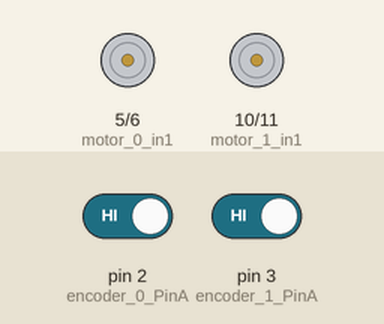
This sketch was run on a simulated Arduino Uno, built with avr-gcc and run on an emulated ATmega328P. On the bench: motor-driver pin pairs drawn as motors (green arrow = first pin HIGH = forward, orange = second pin HIGH = backward, longer = more drive). The inputs (shaded band) are chosen by the test bench; at power-on: pin 2 (encoder_0_PinA) HIGH, pin 3 (encoder_1_PinA) HIGH. What the sketch prints to the serial monitor is not drawn.

Above: at 0.1 s.
At 5.1 s:
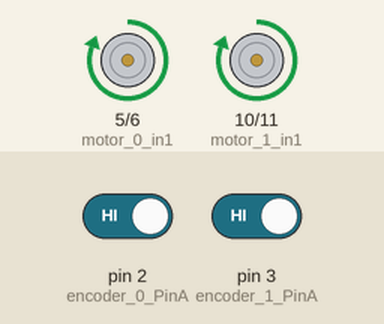
Timing chart, 0 to 6.6 s (numbered marks = the images above):
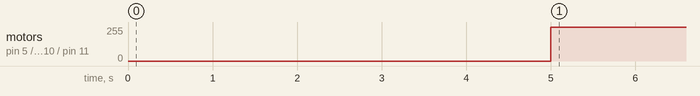

The sketch:

PID.ino
```cpp
#include <PID_v1.h>

#include <SoftwareSerial.h>

#include <ArduinoSTL.h>

//#include <ArduinoSTL.h>
//#include <PID_v1.h>
using namespace std;
// encoder 6000 rpm
vector<uint8_t> data_send;
vector<uint8_t> data_recevice;
// hardware robot
float encoder_relution=600; //pulse/cycle
float R=0.072,L=0.455;
float gear=6;
//pid for motor 1
double Pk1 = 2.0;
double Ik1 = 10;
double Dk1 = 0.05;

double Setpoint1, Input1, Output1, Output1a;  // PID variables
PID PID1(&Input1 ,&Output1, &Setpoint1, Pk1, Ik1, Dk1, DIRECT);  //PID setup

//pid for motor 2
double Pk2 = 2.0;
double Ik2 = 10;
double Dk2 = 0.05;

double Setpoint2, Input2, Output2, Output2a;  // PID variables
PID PID2(&Input2 ,&Output2, &Setpoint2, Pk2, Ik2, Dk2, DIRECT);  //PID setup

// linear and rotary robot m/s vs rad/s
float ax=0.5,aw=1.0;
float v_set1,v_set2;
float w_set1,w_set2;
float vr_set;
float vl_set;
float v_read,w_read,vr_read,vl_read,v_max;
float time_out_uart;
//
unsigned long currentMillis;
unsigned long previousMillis;
int looptime = 100,y;
float encoder1_count;
float encoder2_count;


// wheel encoder interrupt
#define encoder_0_PinA 2           // encoder 1
#define encoder_0_PinB 4

#define encoder_1_PinA 3          // encoder 2
#define encoder_1_PinB 7

#define motor_0_in1 5 //motor 1 input 1(pwm pin)
#define motor_0_in2 6//motor 1 input 2(pwm pin)

#define motor_1_in1 10 //motor 2 input 1(pwm pin)
#define motor_1_in2 11 //motor 2 input 2(pwm pin)

void setup() {
  //
  pinMode(motor_0_in1,OUTPUT);
  pinMode(motor_0_in2,OUTPUT);
  pinMode(motor_1_in1,OUTPUT);
  pinMode(motor_1_in2,OUTPUT);

  pinMode(encoder_0_PinA,INPUT_PULLUP);
  pinMode(encoder_0_PinB,INPUT_PULLUP);

  pinMode(encoder_1_PinA,INPUT_PULLUP);
  pinMode(encoder_1_PinB,INPUT_PULLUP);

  attachInterrupt(0,doencoderA, RISING); //left

  attachInterrupt(1,doencoderC, RISING); //right

  PID1.SetMode(AUTOMATIC);
  PID1.SetOutputLimits(-255,255);
  PID1.SetSampleTime(looptime);

  PID2.SetMode(AUTOMATIC);
  PID2.SetOutputLimits(-255,255);
  PID2.SetSampleTime(looptime);
  //
  Serial.begin(115200);
}
void serialEvent() {
  //statements
  static uint8_t data;
  data=(uint8_t)Serial.read();
  data_recevice.resize(data_recevice.size()+1);
  data_recevice[data_recevice.size()-1]=data;
  //
  if(data_recevice.size()>=16){
    if(data_recevice[data_recevice.size()-1]==0xff & data_recevice[data_recevice.size()-16]==0xff){
      // get data from uart
      v_set1=(float)data_recevice[1]/100;
      if(data_recevice[2]==0) v_set1=-v_set1;
      w_set1=(float)data_recevice[3]/100;
      if(data_recevice[4]==0) w_set1=-w_set1;
      data_recevice.resize(0);
      // sendata to pi
      static uint8_t data_send[16];
      data_send[0]=0xff;
            //
            data_send[1]=(uint8_t)(fabs(vl_read)*10);
            data_send[2]=(uint8_t)(fabs(vr_read)*10);
            data_send[3]=(uint8_t)(fabs(v_read)*100);
            data_send[4]=(uint8_t)(fabs(w_read)*100);
            //
            if(vl_read>0) data_send[5]=1;
            else data_send[5]=0;
            if(vr_read>0) data_send[6]=1;
            else data_send[6]=0;
            if(v_read>0) data_send[7]=1;
            else data_send[7]=0;
            if(w_read>0) data_send[8]=1;
            else data_send[8]=0;
      data_send[15]=0xff;
      //
      Serial.write(data_send,16);
      time_out_uart=0;
    }
  }
}
void loop(){
  //
  currentMillis = millis();
  if(currentMillis - previousMillis >= looptime) {
    previousMillis = currentMillis;
    time_out_uart+=(float)(looptime)/1000;
    if(time_out_uart>=2.0){
      v_set2=0;
      w_set2=0;
      v_set1=0;
      w_set1=0;
    }
    if(currentMillis >= 5000){
      y=255;
    }
//    if(currentMillis >= 15000){
//      y=130;
//    }
//    if(currentMillis >= 25000){
//      y=255;
//    }
    // acceleration for robot
    if(v_set1>v_set2) {
        v_set2+=ax*(float)(looptime)/1000;
        if(v_set2>v_set1) v_set2=v_set1;
    }
    if(v_set1<v_set2){
        v_set2-=ax*(float)(looptime)/1000;
        if(v_set2<v_set1) v_set2=v_set1;
    }
    if(w_set1>w_set2) {
            w_set2+=aw*(float)(looptime)/1000;
            if(w_set2>w_set1) w_set2=w_set1;
    }
    if(w_set1<w_set2){
        w_set2-=aw*(float)(looptime)/1000;
        if(w_set2<w_set1) w_set2=w_set1;
    }
    //v_set2=100;
    // w_set2=0.314;
    //
    vl_set=(2*v_set2-w_set2*L)/(2*R);
    vl_read=encoder1_count/encoder_relution*2*3.1415*1000/looptime;
    encoder1_count=0;
    Setpoint1 =vl_set;
    Input1 =vl_read;
    PID1.Compute();
    //
    vr_set=(2*v_set2+w_set2*L)/(2*R);
    vr_read=encoder2_count/encoder_relution*2*3.1415*1000/looptime;
    encoder2_count=0;
    Setpoint2 =vr_set;
    Input2 =vr_read;
    PID2.Compute();
    //drive motor
    //Motor 1
    Output1=y;
    Output2=y;
    Serial.println(Output1);
    Serial.println(Output2);
    if (Output1 > 0){
      Output1a = abs (Output1);
      analogWrite(motor_0_in1,(int)Output1a);
      analogWrite(motor_0_in2,0);
    }
    if (Output1 < 0){
      Output1a = abs (Output1);
      analogWrite(motor_0_in2,(int)Output1a);
      analogWrite(motor_0_in1,0);
    }
    //Motor 2
    if (Output2 > 0){
      Output2a = abs (Output2);
      analogWrite(motor_1_in1,(int)Output2a);
      analogWrite(motor_1_in2,0);
    }
    if (Output2 < 0){
      Output2a = abs (Output2);
      analogWrite(motor_1_in2,(int)Output2a);
      analogWrite(motor_1_in1,0);
    }

    // read v_read,w_read;
    v_read=R/2*(vr_read+vl_read);
    w_read=R/L*(vr_read-vl_read);
    v_max = Output1*0.16/255;
    Serial.print("Max:");
    Serial.print(v_max*1);
    Serial.print(",");
    Serial.print("Velocity:");
    Serial.println(v_read*1);
    //
    //string data_string=String(vl_read)+"|"+String(vr_read);
    // Serial.write(String(vr_read).c_str());
    // Serial.write("|");
    // Serial.write(String(vr_set).c_str());
    // Serial.write("|");
    // Serial.write(String(vl_set).c_str());
    // Serial.write("|");
    // Serial.write(String(vl_read).c_str());
    // Serial.write("|");
    // Serial.write(String((int)Output1a).c_str());
    // Serial.write("|");
    // Serial.write(String((int)Output2a).c_str());
    // Serial.write("\n");

  }
}
//encoderInterrupt
//encoder 1
void doencoderA(){
  // look for a low-to-high on channel A
  if(digitalRead(encoder_0_PinA) == HIGH){
    // check channel B to see which way encoder is turning
    if(digitalRead(encoder_0_PinB) == LOW){
      encoder1_count = encoder1_count + 1; //CW
    }
    else {
      encoder1_count = encoder1_count - 1; //CCW
    }
  }
}
// encoder 2
void doencoderC(){
  // look for a low-to-high on channel B
  if(digitalRead(encoder_1_PinA) == HIGH){
    // check channel A to see which way encoder is turning
    if(digitalRead(encoder_1_PinB) == LOW){
      encoder2_count = encoder2_count + 1; //CW
    }
    else {
      encoder2_count = encoder2_count - 1; //CCW
    }
  }
}
```

Measured:
- by itself, motor on pin 5 (motor_0_in1) / pin 6 (motor_0_in2), motor on pin 10 (motor_1_in1) / pin 11 (motor_1_in2): stopped → forward 255/255 at 5.0 s
